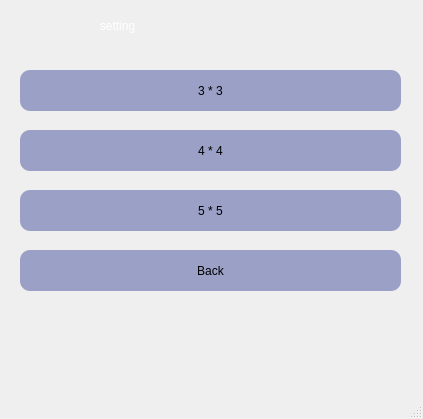
<?xml version="1.0" encoding="UTF-8"?>
<ui version="4.0">
 <class>boardset</class>
 <widget class="QMainWindow" name="boardset">
  <property name="geometry">
   <rect>
    <x>0</x>
    <y>0</y>
    <width>423</width>
    <height>419</height>
   </rect>
  </property>
  <property name="windowTitle">
   <string>MainWindow</string>
  </property>
  <property name="styleSheet">
   <string notr="true">background-color: #0a0e1a;

QLabel
{
   font: 17pt &quot;Cooper Black&quot;;
   color : rgb(255, 255, 255);
}

QPushButton
{
font: 11pt &quot;Calibri Light&quot;;
background-color : #9aa0c6;
color : rgb(0, 0, 0);
padding : 5px;
border-radius : 10px;
}
QPushButton:hover
{
color : rgb(0, 0, 0);
background-color:rgb(255,255,255);

}

QLineEdit
{
	font: 19pt &quot;MV Boli&quot;;
}
Lable
{
   font: 40pt &quot;Viner Hand ITC&quot;;
}
</string>
  </property>
  <widget class="QWidget" name="centralwidget">
   <widget class="QLabel" name="label">
    <property name="geometry">
     <rect>
      <x>10</x>
      <y>10</y>
      <width>401</width>
      <height>31</height>
     </rect>
    </property>
    <property name="styleSheet">
     <string notr="true">
font: 17pt &quot;Cooper Black&quot;;
color : rgb(255, 255, 255);</string>
    </property>
    <property name="text">
     <string>                           setting</string>
    </property>
   </widget>
   <widget class="QPushButton" name="three">
    <property name="geometry">
     <rect>
      <x>20</x>
      <y>70</y>
      <width>381</width>
      <height>41</height>
     </rect>
    </property>
    <property name="styleSheet">
     <string notr="true">QPushButton
{
font: 11pt &quot;Calibri Light&quot;;
background-color : #9aa0c6;
color : rgb(0, 0, 0);
padding : 5px;
border-radius : 10px;
}
QPushButton:hover
{
color : rgb(0, 0, 0);
background-color:rgb(255,255,255);

}

</string>
    </property>
    <property name="text">
     <string>3 * 3</string>
    </property>
   </widget>
   <widget class="QPushButton" name="four">
    <property name="geometry">
     <rect>
      <x>20</x>
      <y>130</y>
      <width>381</width>
      <height>41</height>
     </rect>
    </property>
    <property name="styleSheet">
     <string notr="true">QPushButton
{
font: 11pt &quot;Calibri Light&quot;;
background-color : #9aa0c6;
color : rgb(0, 0, 0);
padding : 5px;
border-radius : 10px;
}
QPushButton:hover
{
color : rgb(0, 0, 0);
background-color:rgb(255,255,255);

}

</string>
    </property>
    <property name="text">
     <string>4 * 4</string>
    </property>
   </widget>
   <widget class="QPushButton" name="five">
    <property name="geometry">
     <rect>
      <x>20</x>
      <y>190</y>
      <width>381</width>
      <height>41</height>
     </rect>
    </property>
    <property name="styleSheet">
     <string notr="true">QPushButton
{
font: 11pt &quot;Calibri Light&quot;;
background-color : #9aa0c6;
color : rgb(0, 0, 0);
padding : 5px;
border-radius : 10px;
}
QPushButton:hover
{
color : rgb(0, 0, 0);
background-color:rgb(255,255,255);

}

</string>
    </property>
    <property name="text">
     <string>5 * 5</string>
    </property>
   </widget>
   <widget class="QPushButton" name="back">
    <property name="geometry">
     <rect>
      <x>20</x>
      <y>250</y>
      <width>381</width>
      <height>41</height>
     </rect>
    </property>
    <property name="styleSheet">
     <string notr="true">QPushButton
{
font: 11pt &quot;Calibri Light&quot;;
background-color : #9aa0c6;
color : rgb(0, 0, 0);
padding : 5px;
border-radius : 10px;
}
QPushButton:hover
{
color : rgb(0, 0, 0);
background-color:rgb(255,255,255);

}

</string>
    </property>
    <property name="text">
     <string>Back</string>
    </property>
   </widget>
  </widget>
  <widget class="QMenuBar" name="menubar">
   <property name="geometry">
    <rect>
     <x>0</x>
     <y>0</y>
     <width>423</width>
     <height>21</height>
    </rect>
   </property>
  </widget>
  <widget class="QStatusBar" name="statusbar"/>
 </widget>
 <resources/>
 <connections/>
</ui>
